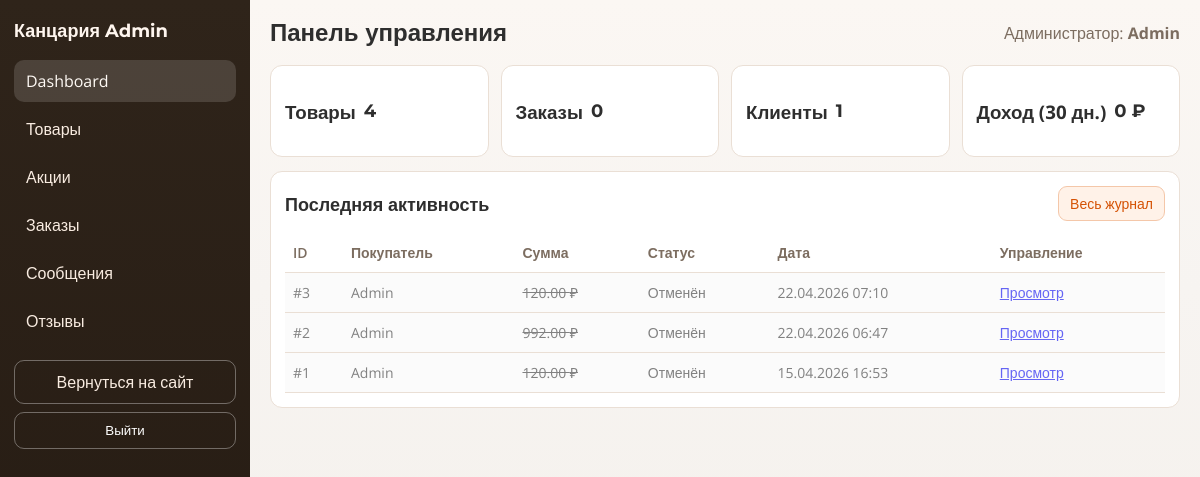
Screenshot of /admin/index.php (signed in) with the database file from the repository.
### tables this page shows
CREATE TABLE `users` (
  `id` int(10) UNSIGNED NOT NULL,
  `role_id` int(10) UNSIGNED NOT NULL,
  `name` varchar(100) NOT NULL,
  `email` varchar(150) NOT NULL,
  `password_hash` varchar(255) NOT NULL,
  `phone` varchar(20) DEFAULT NULL,
  `is_verified` tinyint(1) NOT NULL DEFAULT '0',
  `email_verified_at` datetime DEFAULT NULL,
  `created_at` timestamp NULL DEFAULT CURRENT_TIMESTAMP,
  `updated_at` timestamp NULL DEFAULT CURRENT_TIMESTAMP ON UPDATE CURRENT_TIMESTAMP
);

CREATE TABLE `orders` (
  `id` int(10) UNSIGNED NOT NULL,
  `user_id` int(10) UNSIGNED NOT NULL,
  `customer_name` varchar(190) DEFAULT NULL,
  `customer_phone` varchar(50) DEFAULT NULL,
  `customer_email` varchar(190) DEFAULT NULL,
  `status_id` int(10) UNSIGNED NOT NULL,
  `delivery_method_id` int(10) UNSIGNED NOT NULL,
  `payment_method` varchar(32) NOT NULL DEFAULT 'online',
  `total_price` decimal(10,2) NOT NULL,
  `delivery_price` decimal(10,2) NOT NULL DEFAULT '0.00',
  `discount_total` decimal(10,2) NOT NULL DEFAULT '0.00',
  `address` text,
  `payment_status` enum('not_required','pending_payment','paid','failed') NOT NULL DEFAULT 'not_required',
  `payment_id` varchar(128) DEFAULT NULL,
  `payment_idempotence_key` varchar(64) DEFAULT NULL,
  `paid_at` timestamp NULL DEFAULT NULL,
  `created_at` timestamp NOT NULL DEFAULT CURRENT_TIMESTAMP,
  `updated_at` timestamp NOT NULL DEFAULT CURRENT_TIMESTAMP ON UPDATE CURRENT_TIMESTAMP
);

CREATE TABLE `order_statuses` (
  `id` int(10) UNSIGNED NOT NULL,
  `name` varchar(50) NOT NULL
);

### admin/includes/bootstrap.php (called while the page is built, shortened)
<?php
function admin_e($value): string
{
    return htmlspecialchars((string)$value, ENT_QUOTES, 'UTF-8');
}
function admin_safe_int($value, int $default = 0): int
{
    return is_numeric($value) ? (int)$value : $default;
}

### admin/includes/auth.php (called while the page is built, shortened)
<?php
require_once __DIR__ . '/bootstrap.php';
function admin_current_user(): ?array
{
    global $pdo;
    $sessionAdminId = admin_safe_int($_SESSION['admin_user_id'] ?? 0);
    try {
        $stmt = $pdo->prepare(
            'SELECT u.id, u.name, u.email
             FROM users u
             INNER JOIN roles r ON r.id = u.role_id
             WHERE u.id = ? AND r.name = ? LIMIT 1'
        );
        $stmt->execute([$sessionAdminId, 'admin']);
        $user = $stmt->fetch();
        return is_array($user) ? $user : null;
    } catch (Throwable $e) {
        admin_log_error('admin_current_user', $e);
        return null;
    }
}
function admin_require_auth(): array
{
    $user = admin_current_user();
    return $user;
}

### admin/index.php (the view, shortened to what this page needs)
<?php
require_once __DIR__ . '/includes/layout.php';
global $pdo;
function admin_fetch_metric(PDO $pdo, string $sql, array $params = []): float
{
    try {
        $stmt = $pdo->prepare($sql);
        $stmt->execute($params);
        return (float)($stmt->fetchColumn() ?: 0);
    } catch (Throwable $e) {
        admin_log_error('dashboard_metrics', $e);
        return 0;
    }
}
$productCount = (int)admin_fetch_metric($pdo, 'SELECT COUNT(*) FROM products');
$orderCount = (int)admin_fetch_metric($pdo, 'SELECT COUNT(*) FROM orders WHERE status_id != 5');
$userCount = (int)admin_fetch_metric(
    $pdo,
    'SELECT COUNT(u.id) FROM users u
     INNER JOIN roles r ON u.role_id = r.id
     WHERE r.name = ?',
    ['user']
);
$revenue = admin_fetch_metric(
    $pdo,
    'SELECT SUM(total_price) FROM orders
     WHERE status_id IN (2, 3, 4, 6)
     AND created_at >= DATE_SUB(NOW(), INTERVAL 30 DAY)'
);
$latestOrders = [];
try {
    $stmt = $pdo->query(
        'SELECT o.id, o.total_price, o.created_at, o.status_id, u.name AS user_name, os.name AS status_name
         FROM orders o
         LEFT JOIN users u ON u.id = o.user_id
         LEFT JOIN order_statuses os ON os.id = o.status_id
         ORDER BY o.created_at DESC
         LIMIT 10'
    );
    $latestOrders = $stmt->fetchAll() ?: [];
} catch (Throwable $e) {
    admin_log_error('dashboard_orders', $e);
}
admin_render_header('Панель управления', 'dashboard');
?>
<section class="admin-metrics">
    <article class="admin-card">
        <h3>Товары</h3>
        <p class="admin-card__value"><?php echo admin_e((string)$productCount); ?></p>
    </article>
    <article class="admin-card">
        <h3>Заказы</h3>
        <p class="admin-card__value"><?php echo admin_e((string)$orderCount); ?></p>
    </article>
    <article class="admin-card">
        <h3>Клиенты</h3>
        <p class="admin-card__value"><?php echo admin_e((string)$userCount); ?></p>
    </article>
    <article class="admin-card admin-card--highlight">
        <h3>Доход (30 дн.)</h3>
        <p class="admin-card__value"><?php echo admin_e(number_format($revenue, 0, '.', ' ')); ?> ₽</p>
    </article>
</section>
<section class="admin-table-wrap">
    <div class="admin-section-head">
        <h2>Последняя активность</h2>
        <a class="admin-link-btn" href="/admin/orders.php">Весь журнал</a>
    </div>
    <table class="admin-table">
        <thead>
            <tr>
                <th>ID</th>
                <th>Покупатель</th>
                <th>Сумма</th>
                <th>Статус</th>
                <th>Дата</th>
                <th class="text-right">Управление</th>
            </tr>
        </thead>
        <tbody>
            <?php foreach ($latestOrders as $order):
                $isCancelled = (int)$order['status_id'] === 5;
            ?>
                <tr style="<?php echo $isCancelled ? 'opacity: 0.6; background: #f9f9f9;' : ''; ?>">
                    <td>#<?php echo admin_e((string)$order['id']); ?></td>
                    <td><?php echo admin_e((string)($order['user_name'] ?? 'Гость')); ?></td>
                    <td>
                        <span style="<?php echo $isCancelled ? 'text-decoration: line-through;' : ''; ?>">
                            <?php echo admin_e(number_format((float)$order['total_price'], 2, '.', ' ')); ?> ₽
                        </span>
                    </td>
                    <td>
                        <span class="admin-status-badge status-<?php echo $order['status_id']; ?>">
                            <?php echo admin_e((string)($order['status_name'] ?? '—')); ?>
                        </span>
                    </td>
                    <td><?php echo admin_e(date('d.m.Y H:i', strtotime((string)$order['created_at']))); ?></td>
                    <td class="text-right">
                        <a class="admin-action-link" href="/admin/order_view.php?id=<?php echo admin_e((string)$order['id']); ?>">Просмотр</a>
                    </td>
                </tr>
            <?php endforeach; ?>
        </tbody>
    </table>
</section>
<?php admin_render_footer(); ?>

### admin/includes/layout.php (shortened to what this page needs)
<?php
require_once __DIR__ . '/auth.php';
function admin_nav_items(): array
{
    return [
        'dashboard'  => ['label' => 'Dashboard', 'href' => '/admin/index.php'],
        'products'   => ['label' => 'Товары', 'href' => '/admin/products.php'],
        'promotions' => ['label' => 'Акции', 'href' => '/admin/promotions.php'],
        'orders'     => ['label' => 'Заказы', 'href' => '/admin/orders.php'],
        'messages'   => ['label' => 'Сообщения', 'href' => '/admin/messages.php'],
        'reviews'    => ['label' => 'Отзывы', 'href' => '/admin/reviews.php'],
    ];
}
function admin_render_header(string $title, string $active = ''): void
{
    $user = admin_require_auth();
    $nav = admin_nav_items();
?>
    <!DOCTYPE html>
    <html lang="ru">
    <head>
        <link rel="stylesheet" href="/admin/assets/css/admin-base.css">
        <link rel="stylesheet" href="/admin/assets/css/admin-layout.css">
        <link rel="stylesheet" href="/admin/assets/css/admin-components.css">
        <link rel="stylesheet" href="/admin/assets/css/admin-modules.css">
        <link rel="stylesheet" href="/admin/assets/css/admin-responsive.css">
    </head>
    <body class="admin-body">
        <div class="admin-shell">
            <aside class="admin-sidebar">
                <a class="admin-brand" href="/admin/index.php">Канцария <span>Admin</span></a>
                <nav class="admin-nav">
                    <?php foreach ($nav as $key => $item): ?>
                        <a class="admin-nav__item <?php echo $active === $key ? 'is-active' : ''; ?>"
                            href="<?php echo admin_e($item['href']); ?>">
                            <?php echo admin_e($item['label']); ?>
                        </a>
                    <?php endforeach; ?>
                </nav>
                <div class="admin-sidebar-footer">
                    <a class="admin-back-link" href="/index.php">Вернуться на сайт</a>
                    <form method="post" action="logout.php" class="admin-logout-form"
                        onsubmit="return confirm('Выйти из системы?');">
                        <button class="admin-logout-btn" type="submit">Выйти</button>
                    </form>
                </div>
            </aside>
            <main class="admin-main">
                <header class="admin-topbar">
                    <h1 class="admin-title"><?php echo admin_e($title); ?></h1>
                    <div class="admin-user">
                        <span class="admin-user__role">Администратор:</span>
                        <strong><?php echo admin_e($user['name'] ?? 'Admin'); ?></strong>
                    </div>
                </header>
                <div class="admin-content">
                <?php
}
function admin_render_footer(array $scripts = []): void
{
    ?>
                </div>
            </main>
        </div>
    </body>
    </html>
<?php
}

### admin/assets/css/admin-base.css (style rules this page uses)
:root { --bg: #f7f4f1; --panel: #ffffff; --line: #eadfd5; --text: #2e2e2e; --muted: #7c6d60; --brand: #d55204; --brand-soft: #fff2e8; --danger: #b42318; --success: #087443; --warning: #9a6700; }
* { box-sizing: border-box; }
body { margin: 0; font-family: "Open Sans", sans-serif; color: var(--text); background: linear-gradient(180deg, #fbf7f3 0%, #f7f4f1 36%, #f3efea 100%); }

### admin/assets/css/admin-layout.css (style rules this page uses)
.admin-shell { min-height: 100vh; display: grid; grid-template-columns: 250px minmax(0, 1fr); }
.admin-sidebar { background: linear-gradient(180deg, #2f241a 0%, #241a12 100%); color: #f9ece1; padding: 20px 14px; display: flex; flex-direction: column; gap: 18px; }
.admin-brand { color: #fff6ef; text-decoration: none; font-family: "Montserrat", sans-serif; font-weight: 700; font-size: 18px; }
.admin-nav { display: flex; flex-direction: column; gap: 6px; }
.admin-nav__item { display: block; border-radius: 10px; padding: 10px 12px; color: #f9ece1; text-decoration: none; transition: 0.18s ease; }
.admin-nav__item:hover, .admin-nav__item.is-active { background: rgba(255, 255, 255, 0.14); color: #fffaf5; }
.admin-logout-form { margin-top: 8px; }
.admin-logout-btn { width: 100%; border: 1px solid rgba(255, 255, 255, 0.34); background: transparent; color: #fff; border-radius: 10px; padding: 10px 12px; cursor: pointer; }
.admin-back-link { margin-top: auto; display: block; text-decoration: none; color: #f9ece1; border: 1px solid rgba(255, 255, 255, 0.34); border-radius: 10px; padding: 10px 12px; text-align: center; }
.admin-main { padding: 18px 20px 30px; }
.admin-topbar { display: flex; justify-content: space-between; align-items: center; margin-bottom: 18px; }
.admin-title { margin: 0; font-family: "Montserrat", sans-serif; font-size: 24px; }
.admin-user { color: var(--muted); }

### admin/assets/css/admin-components.css (style rules this page uses)
.admin-metrics { display: grid; grid-template-columns: repeat(auto-fit, minmax(180px, 1fr)); gap: 12px; margin-bottom: 14px; }
.admin-card { background: var(--panel); border: 1px solid var(--line); border-radius: 12px; padding: 14px; display: flex; align-items: center; gap: 8px; }
.admin-card p { margin: 0; font-family: "Montserrat", sans-serif; font-size: 1.125em; font-weight: 700; }
.admin-table-wrap, .admin-form-wrap { background: var(--panel); border: 1px solid var(--line); border-radius: 12px; padding: 14px; overflow: hidden; }
.admin-section-head { display: flex; justify-content: space-between; align-items: center; gap: 12px; margin-bottom: 12px; }
.admin-section-head h2 { margin: 0; font-size: 18px; }
.admin-link-btn { text-decoration: none; background: var(--brand-soft); border: 1px solid #f4c7a9; color: var(--brand); border-radius: 9px; padding: 7px 11px; font-size: 14px; }
.admin-table { width: 100%; border-collapse: collapse; }
.admin-table th, .admin-table td { border-bottom: 1px solid var(--line); text-align: left; padding: 10px 8px; font-size: 14px; vertical-align: top; }
.admin-table th { color: var(--muted); font-weight: 600; }

### rows the page displays
users: name "Admin"
orders: id "3", user.name "Admin", total_price "120.00", status.name "Отменён", created_at "22.04.2026 07:10"
orders: id "2", user.name "Admin", total_price "992.00", status.name "Отменён", created_at "22.04.2026 06:47"
orders: id "1", user.name "Admin", total_price "120.00", status.name "Отменён", created_at "15.04.2026 16:53"

### other values shown
admin_e($item['label']) "Dashboard"
admin_e($item['label']) "Товары"
admin_e($item['label']) "Акции"
admin_e($item['label']) "Заказы"
admin_e($item['label']) "Сообщения"
admin_e($item['label']) "Отзывы"
admin_e($title) "Панель управления"
admin_e((string)$productCount) "4"
admin_e((string)$orderCount) "0"
admin_e((string)$userCount) "1"
admin_e(number_format($revenue, 0, '.', ' ')) "0"
